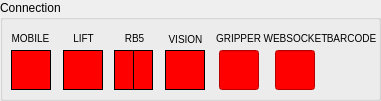
     <widget class="QGroupBox" name="groupBox_5">
      <property name="geometry">
       <rect>
        <x>30</x>
        <y>49</y>
        <width>381</width>
        <height>101</height>
       </rect>
      </property>
      <property name="title">
       <string>Connection</string>
      </property>
      <widget class="QLineEdit" name="le_rb5_data_connection">
       <property name="geometry">
        <rect>
         <x>114</x>
         <y>50</y>
         <width>20</width>
         <height>40</height>
        </rect>
       </property>
       <property name="cursor">
        <cursorShape>BlankCursor</cursorShape>
       </property>
       <property name="styleSheet">
        <string notr="true">    border-style: outset;
    border-width: 1px;
    border-color: black;
    background-color:rgb(255,0,0)</string>
       </property>
       <property name="readOnly">
        <bool>true</bool>
       </property>
      </widget>
      <widget class="QLabel" name="label_114">
       <property name="geometry">
        <rect>
         <x>5</x>
         <y>30</y>
         <width>51</width>
         <height>16</height>
        </rect>
       </property>
       <property name="font">
        <font>
         <pointsize>-1</pointsize>
         <weight>50</weight>
         <italic>false</italic>
         <bold>false</bold>
        </font>
       </property>
       <property name="styleSheet">
        <string notr="true">    font:  10px;
</string>
       </property>
       <property name="text">
        <string>MOBILE</string>
       </property>
       <property name="alignment">
        <set>Qt::AlignCenter</set>
       </property>
      </widget>
      <widget class="QLineEdit" name="le_vision_connection">
       <property name="geometry">
        <rect>
         <x>165</x>
         <y>50</y>
         <width>40</width>
         <height>40</height>
        </rect>
       </property>
       <property name="cursor">
        <cursorShape>BlankCursor</cursorShape>
       </property>
       <property name="styleSheet">
        <string notr="true">    border-style: outset;
    border-width: 1px;
    border-color: black;
    background-color:rgb(255,0,0)</string>
       </property>
       <property name="readOnly">
        <bool>true</bool>
       </property>
      </widget>
      <widget class="QLineEdit" name="le_lift_connection">
       <property name="geometry">
        <rect>
         <x>63</x>
         <y>50</y>
         <width>40</width>
         <height>40</height>
        </rect>
       </property>
       <property name="styleSheet">
        <string notr="true">    border-style: outset;
    border-width: 1px;
    border-color: black;
    background-color:rgb(255,0,0)</string>
       </property>
       <property name="readOnly">
        <bool>true</bool>
       </property>
      </widget>
      <widget class="QLabel" name="label_115">
       <property name="geometry">
        <rect>
         <x>213</x>
         <y>30</y>
         <width>51</width>
         <height>16</height>
        </rect>
       </property>
       <property name="font">
        <font>
         <pointsize>-1</pointsize>
         <weight>50</weight>
         <italic>false</italic>
         <bold>false</bold>
        </font>
       </property>
       <property name="styleSheet">
        <string notr="true">    font:  10px;
</string>
       </property>
       <property name="text">
        <string>GRIPPER</string>
       </property>
       <property name="alignment">
        <set>Qt::AlignCenter</set>
       </property>
      </widget>
      <widget class="QLabel" name="label_116">
       <property name="geometry">
        <rect>
         <x>109</x>
         <y>30</y>
         <width>51</width>
         <height>16</height>
        </rect>
       </property>
       <property name="font">
        <font>
         <pointsize>-1</pointsize>
         <weight>50</weight>
         <italic>false</italic>
         <bold>false</bold>
        </font>
       </property>
       <property name="styleSheet">
        <string notr="true">    font:  10px;
</string>
       </property>
       <property name="text">
        <string>RB5</string>
       </property>
       <property name="alignment">
        <set>Qt::AlignCenter</set>
       </property>
      </widget>
      <widget class="QLineEdit" name="le_gripper_connection">
       <property name="geometry">
        <rect>
         <x>219</x>
         <y>50</y>
         <width>40</width>
         <height>40</height>
        </rect>
       </property>
       <property name="styleSheet">
        <string notr="true">background-color:red</string>
       </property>
       <property name="readOnly">
        <bool>true</bool>
       </property>
      </widget>
      <widget class="QLabel" name="label_117">
       <property name="geometry">
        <rect>
         <x>58</x>
         <y>30</y>
         <width>51</width>
         <height>16</height>
        </rect>
       </property>
       <property name="font">
        <font>
         <pointsize>-1</pointsize>
         <weight>50</weight>
         <italic>false</italic>
         <bold>false</bold>
        </font>
       </property>
       <property name="styleSheet">
        <string notr="true">    font:  10px;
</string>
       </property>
       <property name="text">
        <string>LIFT</string>
       </property>
       <property name="alignment">
        <set>Qt::AlignCenter</set>
       </property>
      </widget>
      <widget class="QLabel" name="label_118">
       <property name="geometry">
        <rect>
         <x>160</x>
         <y>31</y>
         <width>51</width>
         <height>16</height>
        </rect>
       </property>
       <property name="font">
        <font>
         <pointsize>-1</pointsize>
         <weight>50</weight>
         <italic>false</italic>
         <bold>false</bold>
        </font>
       </property>
       <property name="styleSheet">
        <string notr="true">    font:  10px;
</string>
       </property>
       <property name="text">
        <string>VISION</string>
       </property>
       <property name="alignment">
        <set>Qt::AlignCenter</set>
       </property>
      </widget>
      <widget class="QLineEdit" name="le_mobile_connection">
       <property name="geometry">
        <rect>
         <x>11</x>
         <y>50</y>
         <width>40</width>
         <height>40</height>
        </rect>
       </property>
       <property name="styleSheet">
        <string notr="true">    border-style: outset;
    border-width: 1px;
    border-color: black;
    background-color:rgb(255,0,0)</string>
       </property>
       <property name="readOnly">
        <bool>true</bool>
       </property>
      </widget>
      <widget class="QLineEdit" name="le_rb5_cmd_connection">
       <property name="geometry">
        <rect>
         <x>133</x>
         <y>50</y>
         <width>20</width>
         <height>40</height>
        </rect>
       </property>
       <property name="cursor">
        <cursorShape>BlankCursor</cursorShape>
       </property>
       <property name="styleSheet">
        <string notr="true">    border-style: outset;
    border-width: 1px;
    border-color: black;
    background-color:rgb(255,0,0)</string>
       </property>
       <property name="readOnly">
        <bool>true</bool>
       </property>
      </widget>
      <widget class="QLabel" name="label_119">
       <property name="geometry">
        <rect>
         <x>260</x>
         <y>30</y>
         <width>71</width>
         <height>16</height>
        </rect>
       </property>
       <property name="font">
        <font>
         <pointsize>-1</pointsize>
         <weight>50</weight>
         <italic>false</italic>
         <bold>false</bold>
        </font>
       </property>
       <property name="styleSheet">
        <string notr="true">    font:  10px;
</string>
       </property>
       <property name="text">
        <string>WEBSOCKET</string>
       </property>
       <property name="alignment">
        <set>Qt::AlignCenter</set>
       </property>
      </widget>
      <widget class="QLineEdit" name="le_websocket_connection">
       <property name="geometry">
        <rect>
         <x>275</x>
         <y>50</y>
         <width>40</width>
         <height>40</height>
        </rect>
       </property>
       <property name="styleSheet">
        <string notr="true">background-color:red</string>
       </property>
       <property name="readOnly">
        <bool>true</bool>
       </property>
      </widget>
      <widget class="QLabel" name="label_148">
       <property name="geometry">
        <rect>
         <x>316</x>
         <y>30</y>
         <width>71</width>
         <height>16</height>
        </rect>
       </property>
       <property name="font">
        <font>
         <pointsize>-1</pointsize>
         <weight>50</weight>
         <italic>false</italic>
         <bold>false</bold>
        </font>
       </property>
       <property name="styleSheet">
        <string notr="true">    font:  10px;
</string>
       </property>
       <property name="text">
        <string>BARCODE</string>
       </property>
       <property name="alignment">
        <set>Qt::AlignCenter</set>
       </property>
      </widget>
     </widget>
